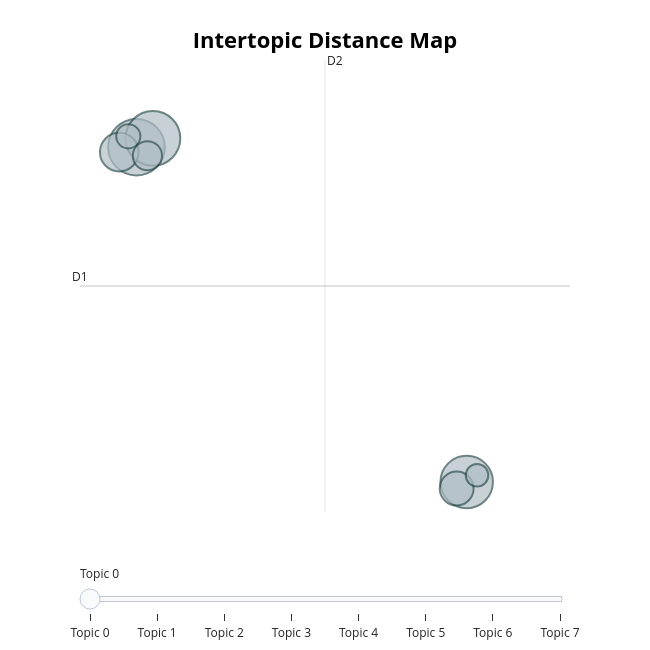

The notebook cell saved with this chart:
### Code cell
topic_model.visualize_topics()

### Figure 1 — Plotly figure (JSON) as saved in the notebook; plotly's stock layout.template omitted (floating-point values rounded to 4 significant figures)
{"data": [{"customdata": [[0, "game | hour | time | play | played", 3451], [1, "combat | enemy | weapon | level | system", 3243], [2, "story | character | game | great | good", 2964], [3, "worth | sale | buy | price | game", 1609], [4, "music | soundtrack | sound | great | story", 1236], [5, "fps | run | game | pc | crash", 921], [6, "puzzle | game | solve | solving | challenging", 630], [7, "horror | game | scary | scare | fear", 550]], "hovertemplate": "<b>Topic %{customdata[0]}</b><br>%{customdata[1]}<br>Size: %{customdata[2]}", "legendgroup": "", "marker": {"color": "#B0BEC5", "line": {"color": "DarkSlateGrey", "width": 2}, "size": [3451, 3243, 2964, 1609, 1236, 921, 630, 550], "sizemode": "area", "sizeref": 2.157, "symbol": "circle"}, "mode": "markers", "name": "", "orientation": "v", "showlegend": false, "type": "scatter", "x": [9.516, 10.08, 20.78, 8.929, 20.44, 9.889, 9.237, 21.13], "xaxis": "x", "y": [26.08, 26.54, 8.554, 25.82, 8.214, 25.63, 26.65, 8.904], "yaxis": "y"}], "layout": {"annotations": [{"showarrow": false, "text": "D1", "x": 7.59, "y": 18.81, "yshift": 10}, {"showarrow": false, "text": "D2", "x": 15.95, "xshift": 10, "y": 30.64}], "height": 650, "hoverlabel": {"bgcolor": "white", "font": {"family": "Rockwell", "size": 16}}, "legend": {"itemsizing": "constant", "tracegroupgap": 0}, "margin": {"t": 60}, "shapes": [{"line": {"color": "#CFD8DC", "width": 2}, "type": "line", "x0": 15.95, "x1": 15.95, "y0": 6.981, "y1": 30.64}, {"line": {"color": "#9E9E9E", "width": 2}, "type": "line", "x0": 7.59, "x1": 24.3, "y0": 18.81, "y1": 18.81}], "sliders": [{"active": 0, "pad": {"t": 50}, "steps": [{"args": [{"marker.color": [["red", "#B0BEC5", "#B0BEC5", "#B0BEC5", "#B0BEC5", "#B0BEC5", "#B0BEC5", "#B0BEC5"]]}], "label": "Topic 0", "method": "update"}, {"args": [{"marker.color": [["#B0BEC5", "red", "#B0BEC5", "#B0BEC5", "#B0BEC5", "#B0BEC5", "#B0BEC5", "#B0BEC5"]]}], "label": "Topic 1", "method": "update"}, {"args": [{"marker.color": [["#B0BEC5", "#B0BEC5", "red", "#B0BEC5", "#B0BEC5", "#B0BEC5", "#B0BEC5", "#B0BEC5"]]}], "label": "Topic 2", "method": "update"}, {"args": [{"marker.color": [["#B0BEC5", "#B0BEC5", "#B0BEC5", "red", "#B0BEC5", "#B0BEC5", "#B0BEC5", "#B0BEC5"]]}], "label": "Topic 3", "method": "update"}, {"args": [{"marker.color": [["#B0BEC5", "#B0BEC5", "#B0BEC5", "#B0BEC5", "red", "#B0BEC5", "#B0BEC5", "#B0BEC5"]]}], "label": "Topic 4", "method": "update"}, {"args": [{"marker.color": [["#B0BEC5", "#B0BEC5", "#B0BEC5", "#B0BEC5", "#B0BEC5", "red", "#B0BEC5", "#B0BEC5"]]}], "label": "Topic 5", "method": "update"}, {"args": [{"marker.color": [["#B0BEC5", "#B0BEC5", "#B0BEC5", "#B0BEC5", "#B0BEC5", "#B0BEC5", "red", "#B0BEC5"]]}], "label": "Topic 6", "method": "update"}, {"args": [{"marker.color": [["#B0BEC5", "#B0BEC5", "#B0BEC5", "#B0BEC5", "#B0BEC5", "#B0BEC5", "#B0BEC5", "red"]]}], "label": "Topic 7", "method": "update"}]}], "title": {"font": {"color": "Black", "size": 22}, "text": "<b>Intertopic Distance Map</b>", "x": 0.5, "xanchor": "center", "y": 0.95, "yanchor": "top"}, "width": 650, "xaxis": {"anchor": "y", "domain": [0, 1], "range": [7.59, 24.3], "title": {"text": ""}, "visible": false}, "yaxis": {"anchor": "x", "domain": [0, 1], "range": [6.981, 30.64], "title": {"text": ""}, "visible": false}}}
